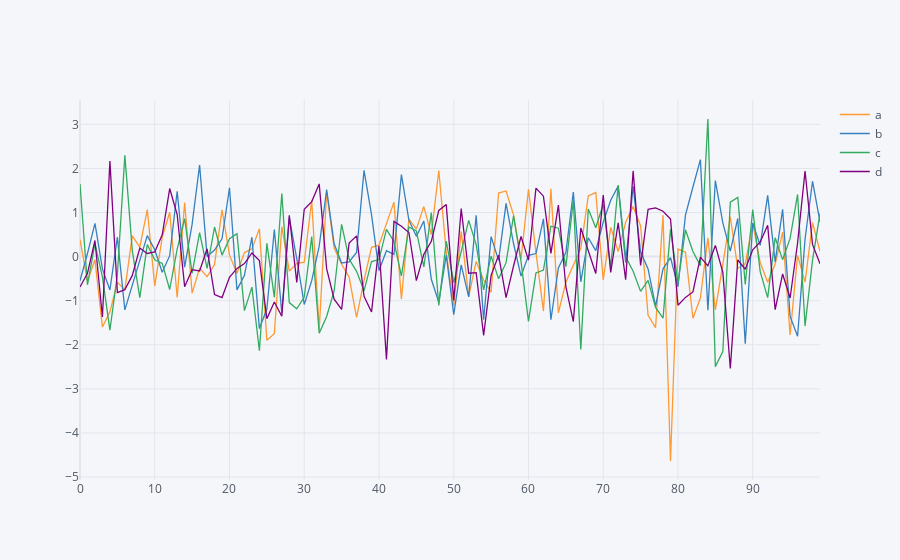

Write notebook code for a chart like this one.
### Code cell
configure_plotly_browser_state()
df.iplot()
